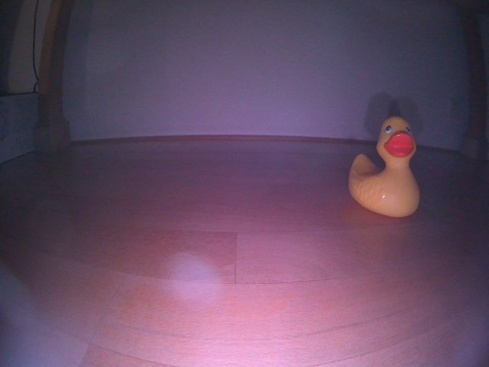
#> input picture tasks/assets/samples/big-duck/big-duck-08.jpg, 489 x 367 px, shrunk from 640 x 480 before the run
$ jupyter execute braitenberg02.ipynb   (shell and % lines are left out)
#> lines starting #> are read from the running program, lines starting #| are printed output that depends on the picture; after the words box and inside, x2 and y2 are one past the last pixel; in counts of white or black regions, pixels touching at a corner belong together
<p style="text-align: center">

</p>

[cell 1]

import numpy as np
import matplotlib.pyplot as plt
import cv2

%pylab inline

# Image filtering

Now we want to use our image manipulation techniques to do some basic filtering of the images. We'll learn how in this activity, and at the end, you will update the file `config/braitenberg_hsv_config.yaml` so that we can send images with highlighted duckies to our Braitenberg agent.

In particular, let's say we want to avoid hitting duckies.

We then need to highlight our duckies in the image.

Let's start by loading a test image to work with as we did in the last activity.

[cell 2]
# experiment with different images!
fn = '../../../assets/samples/big-duck/big-duck-08.jpg'
image = plt.imread(fn)
#> image is the input picture: shape (367, 489, 3); mean R, G, B 102.9, 77.3, 101.3
plt.imshow(image)

Let's now convert it to [HSV color space](https://en.wikipedia.org/wiki/HSL_and_HSV) so that it is easier to filter by colors.

[cell 3]
hsv = cv2.cvtColor(image, cv2.COLOR_RGB2HSV)
#> hsv: shape (367, 489, 3); mean H, S, V 140.7, 74.7, 110.9

In OpenCV, the convention is the following:

* Hue is usually measured in degrees, 0 to 360, as shown in [this scale](../../../assets/HUE.png). However OpenCV uses a scale 0 to 179 - multiply by 2 to get the actual Hue in degree. (so to get a hue of 180 you have to tell 90 to OpenCV.
* S and V are from 0 to 255.

Now let's apply a simple image processing technique to highlight the region corresponding to a certain color.

To do this, we start by defining a region in HSV space with the following lower/upper bounds:

[cell 4]
lower_hsv = np.array([171, 140, 0])
upper_hsv = np.array([179, 200, 255])

The two arrays have 3 components: H(ue), S(aturation), V(value).

The first array are the lower bounds; the second array are the upper bounds.

This means that the bounds we defined above will allow us to select the pixels that have:

* Hue between OpenCV value 171 and 179, which are regular Hue values 342 to 358.
* Saturation between 140 and 200.
* Value between 0 and 255.

The *hue* is closest to what we intuitively call "color" and the one to use to do simple processing.

This is how to use our upper and lower bound to do the filtering of the image and show the result:

[cell 5]
# Returns a matrix of 0 or 1 that satisfy the constraint (pixels within our defined bounds)
mask = cv2.inRange(hsv, lower_hsv, upper_hsv)
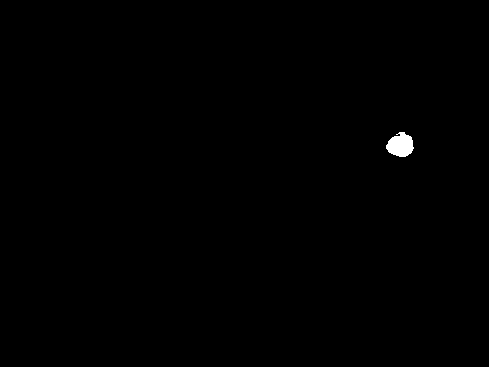
#> mask: shape (367, 489); 0.28% white; 1 white region, box (x1, y1, x2, y2) and area: (386, 132, 414, 157) 498

# Get a "masked image"
masked = cv2.bitwise_and(image, image, mask=mask)
plt.imshow(masked)

The bounds we just used highlight the beak. But we want the yellow of the duckie!

# Activity

One of the goals for the braitenberg task is to aqcuire proper HSV bounds for the bot to recognise yellow obstacles (duckies)

You may do this by:
1. Use [this online color picker](https://pinetools.com/image-color-picker) to click around on the sample images in the `/assets/samples` directory and get familiar with what color corresponds to which HSV values. (You can use any other tool, the link is just for reference). This will set you up to narrow in on the duckie yellow more quickly. **Regardless of the color picker you use, always double-check whether it uses a different convention for HSV ranges. If it does, make sure to convert the result to the OpenCV's convention**.

OR

2. Running the simulation and configuring the HSV bounds:

`python launch.py --sim --task braitenberg`

For reference, this is what your end result should look like.

[cell 6]
result_img = '../../../assets/samples/result.jpg'
result = plt.imread(result_img)
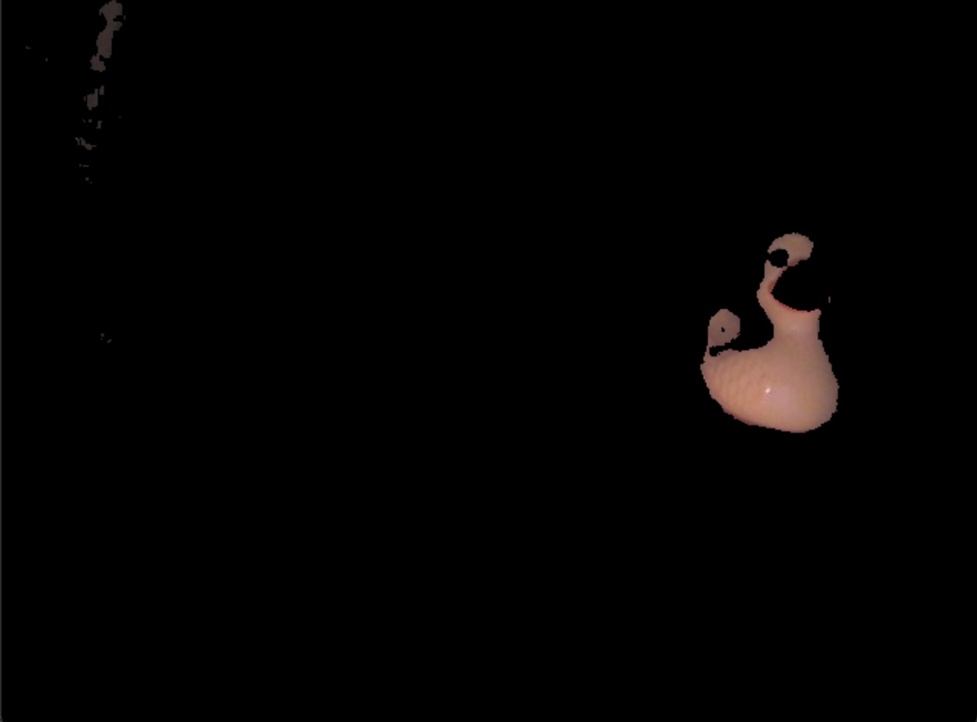
#> input picture tasks/assets/samples/result.jpg, 977 x 722 px, shrunk from 1278 x 944 before the run
#> result is the input picture: shape (722, 977, 3); mean R, G, B 3.2, 2.3, 2.1
plt.imshow(result)
